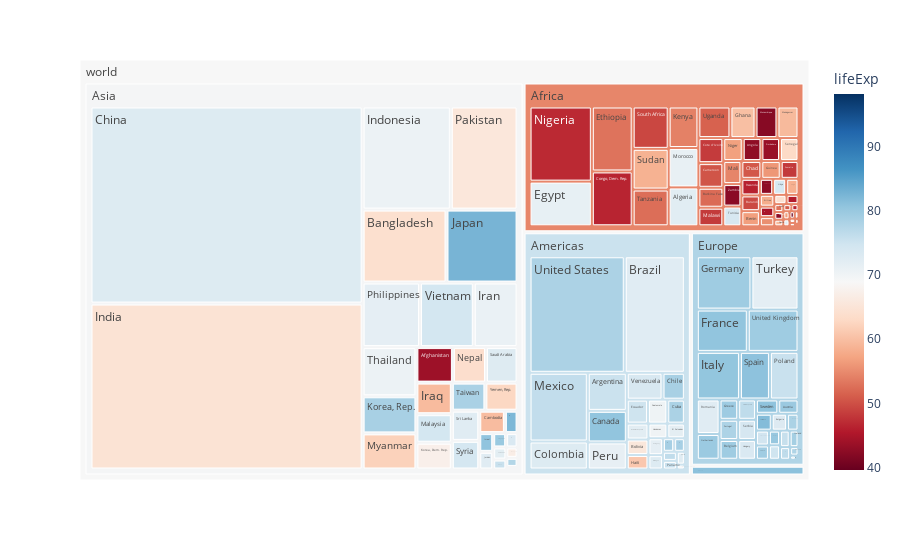

Here is the notebook cell this chart was saved with:
### Code cell
import plotly.express as px
import numpy as np
data = px.data.gapminder().query("year == 2007")
fig = px.treemap(data, path=[px.Constant("world"), 'continent', 'country'], values='pop',
                  color='lifeExp', hover_data=['iso_alpha'],
                  color_continuous_scale='RdBu',
                  color_continuous_midpoint=np.average(df['lifeExp'], weights=df['pop']))
fig.show()

### Figure 1 — Plotly figure (JSON) as saved in the notebook; plotly's stock layout.template omitted (floating-point values rounded to 4 significant figures; data arrays with more than 128 entries replaced by an {"elided": "..."} marker saying what was removed)
{"data": [{"branchvalues": "total", "customdata": {"elided": "148x2 mixed values"}, "domain": {"x": [0, 1], "y": [0, 1]}, "hovertemplate": "labels=%{label}<br>pop=%{value}<br>parent=%{parent}<br>id=%{id}<br>iso_alpha=%{customdata[0]}<br>lifeExp=%{color}<extra></extra>", "ids": {"elided": "148 str values"}, "labels": {"elided": "148 str values"}, "marker": {"coloraxis": "coloraxis", "colors": {"elided": "148 float values"}}, "name": "", "parents": {"elided": "148 str values"}, "type": "treemap", "values": {"elided": "148 int values"}}], "layout": {"autosize": true, "coloraxis": {"cmid": 68.92, "colorbar": {"title": {"text": "lifeExp"}}, "colorscale": [[0, "rgb(103,0,31)"], [0.1, "rgb(178,24,43)"], [0.2, "rgb(214,96,77)"], [0.3, "rgb(244,165,130)"], [0.4, "rgb(253,219,199)"], [0.5, "rgb(247,247,247)"], [0.6, "rgb(209,229,240)"], [0.7, "rgb(146,197,222)"], [0.8, "rgb(67,147,195)"], [0.9, "rgb(33,102,172)"], [1, "rgb(5,48,97)"]]}, "legend": {"tracegroupgap": 0}, "margin": {"t": 60}}}
